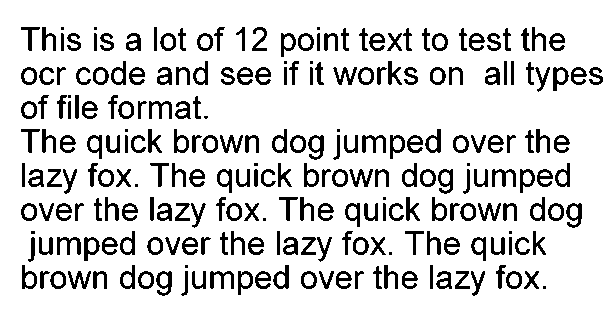
#> input picture test_image.png, 616 x 314 px, found by its file name
$ jupyter execute --allow-errors 'Image to Text.ipynb'
#> lines starting #> are read from the running program, lines starting #| are printed output that depends on the picture
[cell 1]
from PIL import Image

[cell 2]
im_file=r"C:\Users\PT\Desktop\test_image.png"

[cell 3]
im=Image.open(im_file)
#> im is the input picture: PIL image 616x314 RGBA; mean R, G, B, A 216.7, 216.7, 216.7, 255

[cell 4]
#to see image
im.show()

[cell 5]
print(im)
#| <PIL.PngImagePlugin.PngImageFile image mode=RGBA size=616x314 at 0x7F991848DA50>

[cell 6]
print(im.size)
#| (616, 314)

[cell 7]
im.rotate(180).show()
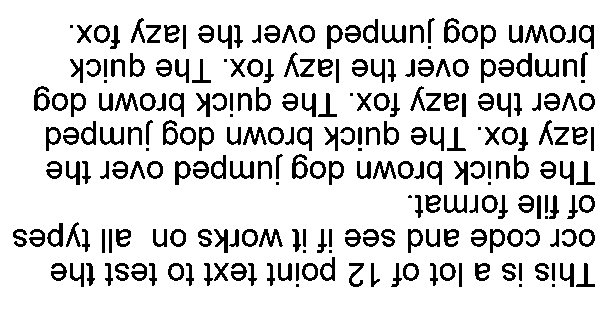
#> shown: PIL image 616x314 RGBA; mean R, G, B, A 216.7, 216.7, 216.7, 255
